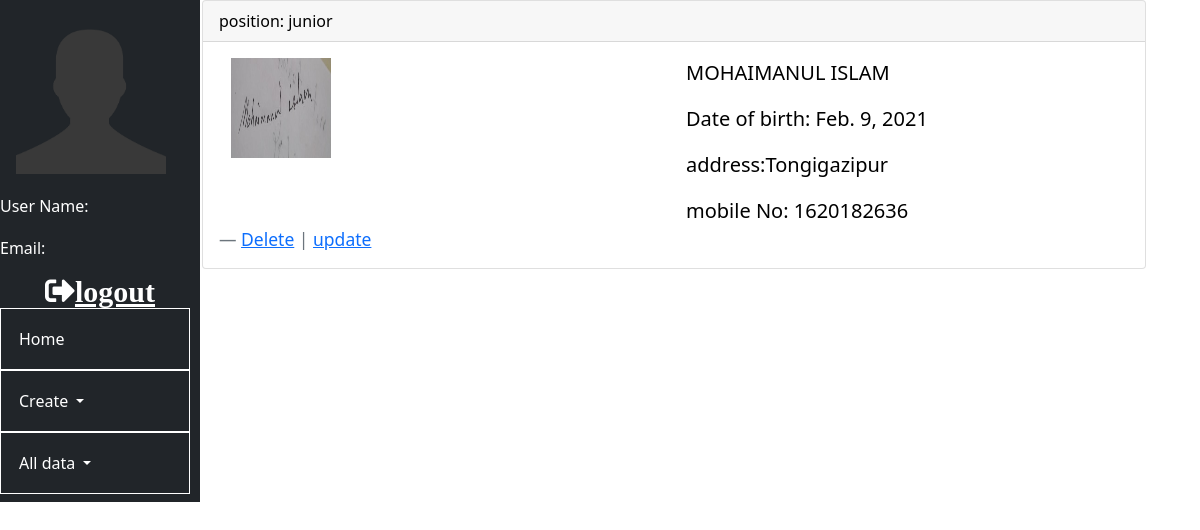
/stdm/teacherList (signed in), run on the app's committed database.
### adminSite/models.py (models this page shows, shortened)
class teachers(models.Model):
    first_name=models.CharField(max_length=100)
    last_name=models.CharField(max_length=100)
    birthDate=models.DateField()
    address=models.TextField()
    phoneNumber=models.IntegerField()
    positon=models.CharField(max_length=200)
    className=models.ManyToManyField(StudentClass)
    teacherimage=models.ImageField(upload_to='teacher_pic')

### adminSite/views.py (the view)
# urls.py: path('teacherList',teacher_list,name='teacher_list'),
@login_required
def teacher_list(request):
    teachers_data=teachers.objects.all().order_by("positon")
    dict={'teachers':teachers_data}
    return render(request,'teachers/teachers_list.html',context=dict)

### template/teachers/teachers_list.html
{% extends 'base.html' %}
{%block body%}
<div class="container">
  {%for teacher_list in teachers %}
<div class="card">
    <div class="card-header">
     position: {{teacher_list.positon}}
    </div>
    <div class="card-body">
      <blockquote class="blockquote mb-0">
          <div class="container">
              <div class="row">
                  <div class="col-6">
          <img src="media/{{teacher_list.teacherimage}}" width="100px"height="100px" alt="">
                  </div>
                  <div class="col-6">
                    <p>{{teacher_list.first_name}} {{teacher_list.last_name}} </p>
                    <p>Date of birth: {{teacher_list.birthDate}} </p>
                    <p><address>address:{{teacher_list.address}}</address></p>
                    <p>mobile No: {{teacher_list.phoneNumber}}</p>
                  </div>
              </div>
          </div>
        <footer class="blockquote-footer"><a href="{%url 'adminsite:teacher_delete' id=teacher_list.id%}">Delete</a>  | <a href="{% url 'adminsite:update_teacher' id=teacher_list.id%}">update</a> <cite title="Source Title"></cite></footer>
      </blockquote>
    </div>
  </div>
{% endfor %}
</div>
{%endblock body%}

### template/base.html (style rules this page uses)
.container { color: black; }

### data on the page
teachers: positon "junior", teacherimage (picture), first_name "MOHAIMANUL", last_name "ISLAM", birthDate "Feb. 9, 2021", address "Tongigazipur", phoneNumber "1620182636"
